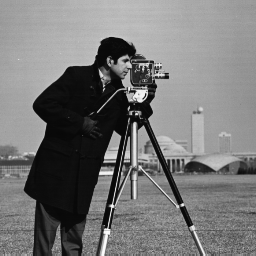
#> input picture hw1/cameraman.tif, 256 x 256 px, found by its file name
$ python HOG_ver1.py
#> lines starting #> are read from the running program, lines starting #| are printed output that depends on the picture
#%%
import cv2
import numpy as np
import matplotlib.pyplot as plt

import warnings
warnings.filterwarnings("ignore")

'''
Do not change the input/output of each function, and do not remove the provided functions.
'''

def get_differential_filter():

    # To do

    def filter_x(diff_along_x, padded_im, row, column):

        three_by_three = padded_im[row:row+3, column:column+3]
        current_p = three_by_three[1, 1]
        next_p = three_by_three[1, 2]

        change = next_p - current_p

        return change

    def filter_y(diff_along_y, padded_im, row, column):

        three_by_three = padded_im[row:row+3, column:column+3]
        current_p = three_by_three[1, 1]
        next_p = three_by_three[2, 1]

        change = next_p - current_p

        return change

    return filter_x, filter_y


def filter_image(im, filter):

    # To do

    im_norm = (im-np.min(im))/(np.max(im)-np.min(im))

    length = im.shape[0]
    width = im.shape[1]

    pads = np.zeros((length+2, width+2))
    pads[1:length+1,1:width+1] = im_norm
    padded_im = pads

    im_filtered = []

    diff_along_x = im_norm.copy()
    diff_along_y = im_norm.copy()

    filter_x = filter[0]
    filter_y = filter[1]

    for row in range(im.shape[0]):
        for column in range(im.shape[1]):

            diff_along_x[row, column] = filter_x(diff_along_x, padded_im, row, column)


    for row in range(im.shape[0]):
        for column in range(im.shape[1]):

            diff_along_y[row, column] = filter_y(diff_along_x, padded_im, row, column)


    im_filtered.append(diff_along_x)
    im_filtered.append(diff_along_y)

    return im_filtered


def get_gradient(im_dx, im_dy):

    # To do

    im_dx_copied = im_dx.copy()
    im_dy_copied = im_dy.copy()

    grad_mag = (im_dx_copied**2+im_dy_copied**2)**(1/2)
    grad_angle = np.arctan((im_dy_copied/(im_dx_copied+0.0000001)))*180/np.pi

    for i in range(grad_angle.shape[0]):
        for j in range(grad_angle.shape[1]):

            if grad_angle[i][j]<0:
                grad_angle[i][j] += 180

    return grad_mag, grad_angle


def build_histogram(grad_mag, grad_angle, cell_size):

    # To do

    one_length_cell_size = cell_size

    ori_histo = np.zeros((6, int(grad_angle.shape[0]/one_length_cell_size),\
                        int(grad_angle.shape[1]/one_length_cell_size)))

    for start_point_y in range(int(grad_angle.shape[0]/one_length_cell_size)):
        for start_point_x in range(int(grad_angle.shape[1]/one_length_cell_size)):

            one_cell_angle = grad_angle[start_point_y*one_length_cell_size:\
                                    start_point_y*one_length_cell_size+one_length_cell_size, \
                                    start_point_x*one_length_cell_size:\
                                    start_point_x*one_length_cell_size+one_length_cell_size]

            one_cell_mag = grad_mag[start_point_y*one_length_cell_size:\
                                    start_point_y*one_length_cell_size+one_length_cell_size, \
                                    start_point_x*one_length_cell_size:\
                                    start_point_x*one_length_cell_size+one_length_cell_size]

            bin_1 = 0
            bin_2 = 0
            bin_3 = 0
            bin_4 = 0
            bin_5 = 0
            bin_6 = 0


            for mag, angle in zip(np.nditer(one_cell_mag), np.nditer(one_cell_angle)):

                    if (0<=angle and angle<5) or (165<=angle and angle<180):
                            bin_1+=mag
                    elif 15<=angle and angle<45:
                            bin_2+=mag
                    elif 45<=angle and angle<75:
                            bin_3+=mag
                    elif 75<=angle and angle<105:
                            bin_4+=mag
                    elif 105<=angle and angle<135:
                            bin_5+=mag
                    elif 135<=angle and angle<165:
                            bin_6+=mag

            bins = [bin_1, bin_2, bin_3, bin_4, bin_5, bin_6]

            for num_bin in range(6):

                    ori_histo[num_bin, start_point_y, start_point_x]=bins[num_bin]

    return ori_histo


def get_block_descriptor(ori_histo, block_size):

    # To do

    block_size = block_size

    ori_histo_normalized = np.zeros((6*block_size**2, ori_histo.shape[1]-block_size+1, ori_histo.shape[2]-block_size+1))

    for start_point_y in range(ori_histo.shape[1]-block_size+1):
        for start_point_x in range(ori_histo.shape[2]-block_size+1):

            one_block = ori_histo[:, start_point_y:start_point_y+block_size,\
                                start_point_x:start_point_x+block_size]

            denominator = np.sqrt((one_block.flatten()**2).sum()+0.0000001)

            concatenated_hog = one_block.flatten()/denominator

            for num_bin in range(len(concatenated_hog)):

                    ori_histo_normalized[num_bin, start_point_y, start_point_x]=concatenated_hog[num_bin]


    return ori_histo_normalized


def extract_hog(im):
    # convert grey-scale image to double format
    im = im.astype('float') / 255.0

    # To do

    output_filter_x = filter_image(im, get_differential_filter())[0]
    output_filter_y = filter_image(im, get_differential_filter())[1]

    grad_mag = get_gradient(output_filter_x, output_filter_y)[0]
    grad_angle = get_gradient(output_filter_x, output_filter_y)[1]

    ori_histo = build_histogram(grad_mag, grad_angle, 8)

    hog = get_block_descriptor(ori_histo, 2)

    visualize_hog(im, hog, 8, 2)

    return hog


# visualize histogram of each block
def visualize_hog(im, hog, cell_size, block_size):
    num_bins = 6
    max_len = 7  # control sum of segment lengths for visualized histogram bin of each block
    im_h, im_w = im.shape
    num_cell_h, num_cell_w = int(im_h / cell_size), int(im_w / cell_size)
    num_blocks_h, num_blocks_w = num_cell_h - block_size + 1, num_cell_w - block_size + 1
    histo_normalized = hog.reshape((num_blocks_h, num_blocks_w, block_size**2, num_bins))
    histo_normalized_vis = np.sum(histo_normalized**2, axis=2) * max_len  # num_blocks_h x num_blocks_w x num_bins
    angles = np.arange(0, np.pi, np.pi/num_bins)
    mesh_x, mesh_y = np.meshgrid(np.r_[cell_size: cell_size*num_cell_w: cell_size], np.r_[cell_size: cell_size*num_cell_h: cell_size])
    mesh_u = histo_normalized_vis * np.sin(angles).reshape((1, 1, num_bins))  # expand to same dims as histo_normalized
    mesh_v = histo_normalized_vis * -np.cos(angles).reshape((1, 1, num_bins))  # expand to same dims as histo_normalized
    plt.imshow(im, cmap='gray', vmin=0, vmax=1)
    for i in range(num_bins):
        plt.quiver(mesh_x - 0.5 * mesh_u[:, :, i], mesh_y - 0.5 * mesh_v[:, :, i], mesh_u[:, :, i], mesh_v[:, :, i],
                   color='white', headaxislength=0, headlength=0, scale_units='xy', scale=1, width=0.002, angles='xy')
    plt.show()


def face_recognition(I_target, I_template):

    # To do

    y_length_template = I_template.shape[0]

    template_norm_desc = extract_hog(I_template)
    target_norm_desc = extract_hog(I_target)

    y_norm_length_template = template_norm_desc.shape[1]
    x_norm_length_template = template_norm_desc.shape[2]

    bounding_boxes = []

    for start_point_y in range(target_norm_desc.shape[1]-y_norm_length_template):
        for start_point_x in range(target_norm_desc.shape[2]-x_norm_length_template):

            box = target_norm_desc[:, start_point_y:start_point_y+y_norm_length_template,\
                            start_point_x:start_point_x+x_norm_length_template]

            a = template_norm_desc.flatten()
            b = box.flatten()


            try:

                sim = np.dot(a,b)/(np.linalg.norm(a)*np.linalg.norm(b))

            except:
                sim = 0

            if sim>0.65 :

                # 8 is size of cell defined above
                bounding_boxes.append([start_point_x*8, start_point_x*8+I_template.shape[0],\
                                        start_point_y*8, start_point_y*8+I_template.shape[1],
                                        sim])


    bounding_boxes_1 = np.array(bounding_boxes)
    bounding_boxes_2 = np.array(bounding_boxes)

    result_bbs = []

    for bb1 in bounding_boxes_1[1:]:
        bb_group = []

        for bb2 in bounding_boxes_2:


            x_left = max(bb1[0], bb2[0])
            x_right = min(bb1[1], bb2[1])
            y_bottom = min(bb1[3], bb2[3])
            y_top = max(bb1[2], bb2[2])

            if x_left<x_right and y_top<y_bottom:

                intersection_area = (x_right - x_left) * (y_bottom - y_top)

            else:
                 intersection_area = 0

            if intersection_area<y_length_template**2 and intersection_area>0:

                bb1_area = (bb1[1]-bb1[0]) * (bb1[3] - bb1[2])
                bb2_area = (bb2[1]-bb2[0]) * (bb2[3] - bb2[2])


                if intersection_area < float(bb1_area + bb2_area - intersection_area):

                    iou = intersection_area / float(bb1_area + bb2_area - intersection_area)

                    if iou>0.3:
                        bb_group.append(bb2)

            bb_group.append(bb1)

        list_sims = []

        for bbs in bb_group:
            list_sims.append(bbs[4])


        bb_with_max = bb_group[np.argmax(list_sims)]
        result_bbs.append((bb_with_max[0], bb_with_max[2], bb_with_max[4]))


    bounding_boxes = np.array(result_bbs)


    return  bounding_boxes


def visualize_face_detection(I_target,bounding_boxes,box_size):

    hh,ww,cc=I_target.shape
    fimg=I_target.copy()
    for ii in range(bounding_boxes.shape[0]):

        x1 = bounding_boxes[ii,0]
        x2 = bounding_boxes[ii, 0] + box_size
        y1 = bounding_boxes[ii, 1]
        y2 = bounding_boxes[ii, 1] + box_size

        if x1<0:
            x1=0
        if x1>ww-1:
            x1=ww-1
        if x2<0:
            x2=0
        if x2>ww-1:
            x2=ww-1
        if y1<0:
            y1=0
        if y1>hh-1:
            y1=hh-1
        if y2<0:
            y2=0
        if y2>hh-1:
            y2=hh-1
        fimg = cv2.rectangle(fimg, (int(x1),int(y1)), (int(x2),int(y2)), (255, 0, 0), 1)
        cv2.putText(fimg, "%.2f"%bounding_boxes[ii,2], (int(x1)+1, int(y1)+2), cv2.FONT_HERSHEY_SIMPLEX , 0.3, (0, 255, 0), 1, cv2.LINE_AA)


    plt.figure(3)
    plt.imshow(fimg, vmin=0, vmax=1)
    plt.show()


if __name__=='__main__':

    im = cv2.imread('cameraman.tif', 0)
#> im is the input picture: shape (256, 256); min 7, max 253, mean 118.7
    hog = extract_hog(im)
#> the loop in filter_image, `for row in range(im.shape[0]):` made 256 passes
#> after the loop in get_gradient, `for i in range(grad_angle.shape[0]):`:
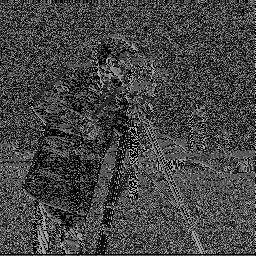
#> grad_angle: shape (256, 256) float64; min 0, max 179.7, mean 68.7

    I_target= cv2.imread('people.png', 0)
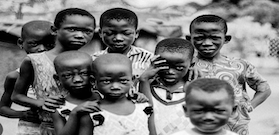
#> input picture hw1/people.png, 279 x 135 px, found by its file name
#> I_target: shape (135, 279); min 0, max 255, mean 123.9
    #MxN image

    I_template = cv2.imread('template.png', 0)
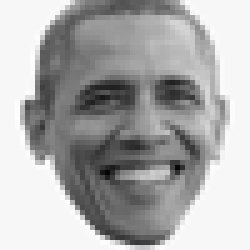
#> input picture hw1/template.png, 50 x 50 px, found by its file name (shown 5 times larger)
#> I_template is the input picture: shape (50, 50); min 6, max 254, mean 172.4
    #mxn  face template

    bounding_boxes=face_recognition(I_target, I_template)
#> the loop in filter_image (call 5), `for row in range(im.shape[0]):` made 135 passes
#> after the loop in filter_image (call 5), `for row in range(im.shape[0]):`:
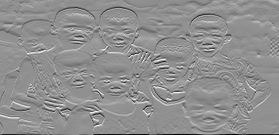
#> diff_along_y: shape (135, 279) float64; min -0.988, max 0.753, mean -0.005; drawn with min black and max white
#> after the loop in get_gradient (call 5), `for i in range(grad_angle.shape[0]):`:
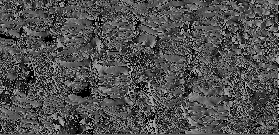
#> grad_angle: shape (135, 279) float64; min 0, max 179.7, mean 80.8
#> call 3 of visualize_hog, with hog = array of shape (24, 15, 33), cell_size = 8, block_size = 2
#> in visualize_hog (call 3), `plt.show()`:
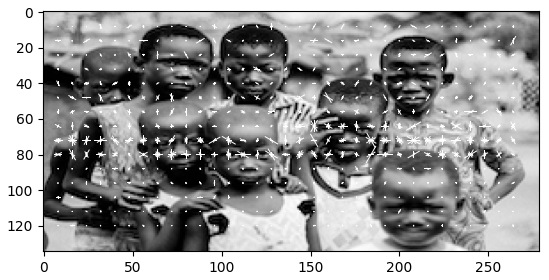
#> figure drawn by matplotlib, 1 panel
#> the loop in face_recognition, `for bb1 in bounding_boxes_1[1:]:` made 23 passes
#> bb1 on passes 1 to 12: [88, 138, 0, 50, 0.674], [96, 146, 0, 50, 0.693], [48, 98, 8, 58, 0.748], [88, 138, 8, 58, 0.74], [96, 146, 8, 58, 0.687], [184, 234, 8, 58, 0.723], [88, 138, 16, 66, 0.692], [176, 226, 16, 66, 0.699], [184, 234, 16, 66, 0.756], [176, 226, 24, 74, 0.667], [152, 202, 32, 82, 0.662], [176, 226, 32, 82, 0.658]

    I_target_c= cv2.imread('people.png')
#> I_target_c is the input picture: shape (135, 279, 3); mean B, G, R 123.9, 123.9, 123.9
    # MxN image (just for visualization)
    visualize_face_detection(I_target_c, bounding_boxes, I_template.shape[0])
#> after the loop in visualize_face_detection, `for ii in range(bounding_boxes.shape[0]):`:
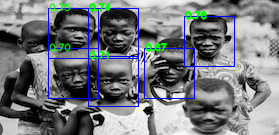
#> fimg: shape (135, 279, 3); mean B, G, R 125.8, 121.7, 118.4
    #this is visualization code.


# %%
